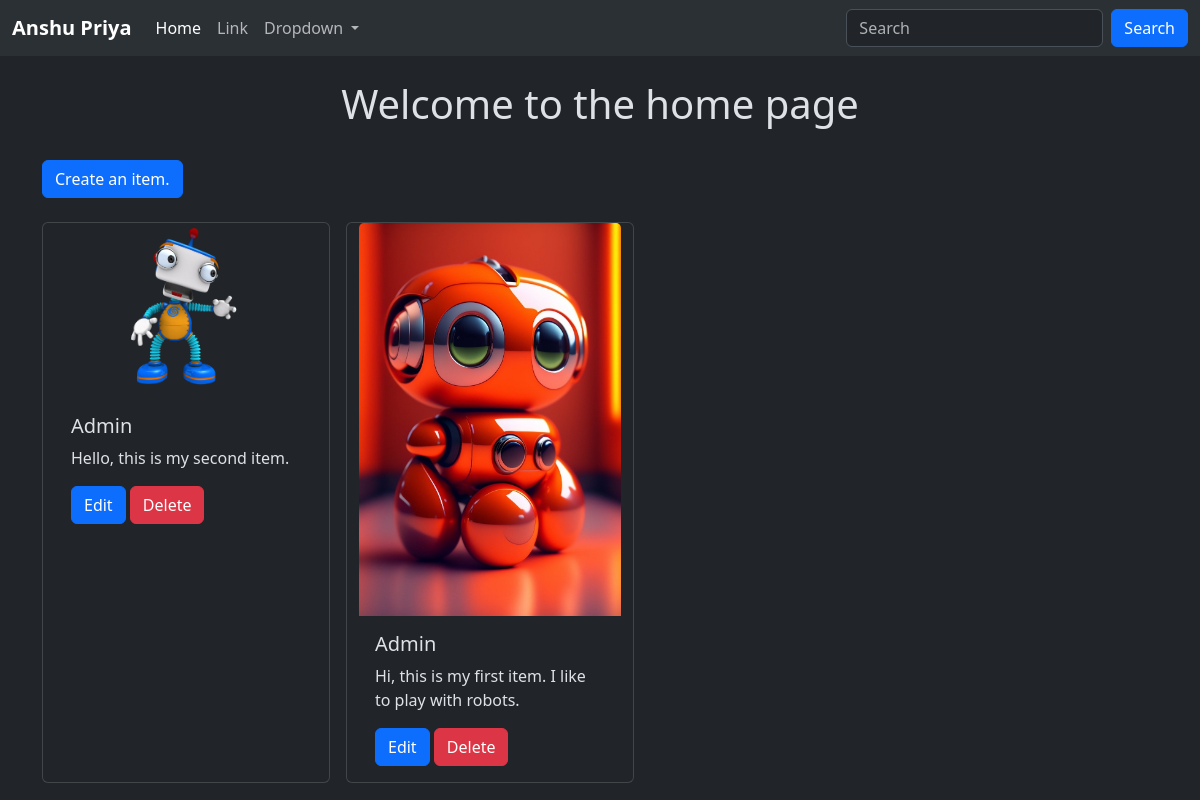
Before: / with the older database file.
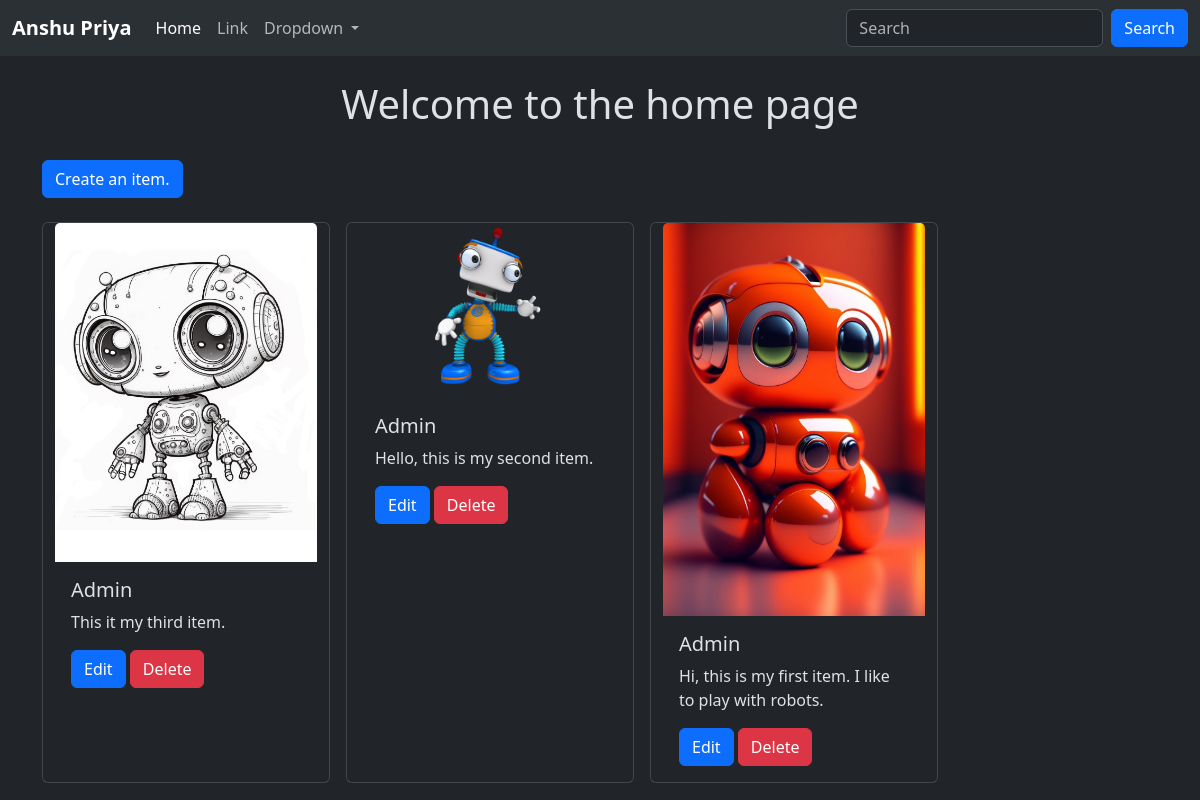
After: the same page with the newer database file.
### home/models.py (models this page shows)
class home(models.Model):
    user = models.ForeignKey(User, on_delete=models.CASCADE)
    text = models.TextField(max_length=500)
    photo = models.ImageField(upload_to='photos/', blank=True, null=True)
    created_at = models.DateTimeField(auto_now_add=True)
    updateed_at = models.DateTimeField(auto_now=True)

### home/views.py (the view)
# urls.py: path('', views.item_list, name='item_list'),
def item_list(request):
    items = home.objects.all().order_by('-created_at')
    return render(request, 'item_list.html', {'items': items})

### home/templates/item_list.html (shortened to what this page needs)
{% extends "layout.html" %}
{% block content %}
    <h1 class="text-center mt-4">Welcome to the home page</h1>
    <a class="btn btn-primary mt-4 " href="{% url 'item_create' %}">Create an item.</a>
    <div class="container mt-4 row gap-3">
        {% for item in items %}
        <div class="card" style="width: 18rem;">
            <img src="{{ item.photo.url }}" class="card-img-top" alt="...">
            <div class="card-body">
                <h5 class="card-title">{{ item.user.username }}</h5>
                <p class="card-text">{{ item.text }}</p>
                <a href="{% url 'item_edit' item.id %}" class="btn btn-primary">Edit</a>
                <a href="{% url 'item_delete' item.id %}" class="btn btn-danger">Delete</a>
            </div>
        </div>
        {% endfor %}
    </div>
{% endblock %}

### templates/layout.html (shortened to what this page needs)
{% load static %}
<!DOCTYPE html>
<html lang="en" data-bs-theme="dark">
<head>
    <link href="https://cdn.jsdelivr.net/npm/bootstrap@5.3.3/dist/css/bootstrap.min.css" rel="stylesheet">
</head>
<body >
  <nav class="navbar navbar-expand-lg bg-body-tertiary">
    <div class="container-fluid">
      <a class="navbar-brand fw-bold" href="#">Anshu Priya</a>
      <div class="collapse navbar-collapse" id="navbarSupportedContent">
        <ul class="navbar-nav me-auto mb-2 mb-lg-0">
          <li class="nav-item">
            <a class="nav-link active" aria-current="page" href="#">Home</a>
          </li>
          <li class="nav-item">
            <a class="nav-link" href="#">Link</a>
          </li>
          <li class="nav-item dropdown">
            <a class="nav-link dropdown-toggle" href="#" role="button" data-bs-toggle="dropdown" aria-expanded="false">
              Dropdown
            </a>
          </li>
        </ul>
        <form class="d-flex" role="search">
          <input class="form-control me-2" type="search" placeholder="Search" aria-label="Search">
          <button class="btn btn-primary" type="submit">Search</button>
        </form>
      </div>
    </div>
  </nav>
    <div class="container">
    {% block content %}
    {% endblock %}
    </div>
</body>
</html>

Changed rows visible on the page:
added home: photo (picture), user.username "Admin", text "This it my third item."
